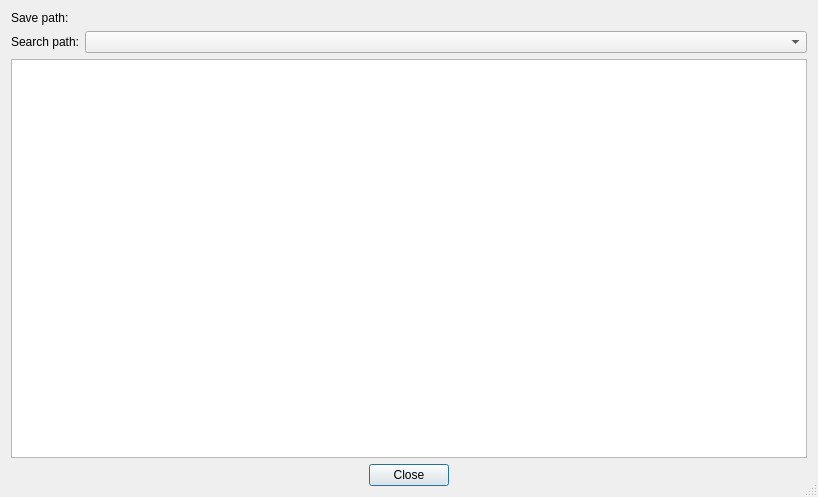
<?xml version="1.0" encoding="UTF-8"?>
<ui version="4.0">
 <class>FileChecker</class>
 <widget class="QDialog" name="FileChecker">
  <property name="geometry">
   <rect>
    <x>0</x>
    <y>0</y>
    <width>818</width>
    <height>497</height>
   </rect>
  </property>
  <property name="windowTitle">
   <string>EdytorNC - File checker</string>
  </property>
  <property name="sizeGripEnabled">
   <bool>true</bool>
  </property>
  <layout class="QVBoxLayout" name="verticalLayout">
   <property name="sizeConstraint">
    <enum>QLayout::SetMaximumSize</enum>
   </property>
   <item>
    <layout class="QHBoxLayout" name="horizontalLayout">
     <item>
      <widget class="QLabel" name="label">
       <property name="sizePolicy">
        <sizepolicy hsizetype="Maximum" vsizetype="Preferred">
         <horstretch>0</horstretch>
         <verstretch>0</verstretch>
        </sizepolicy>
       </property>
       <property name="text">
        <string>Save path:</string>
       </property>
      </widget>
     </item>
     <item>
      <widget class="QLabel" name="savePathLabel">
       <property name="toolTip">
        <string>Auto save path as set in serial port configuration</string>
       </property>
       <property name="text">
        <string/>
       </property>
      </widget>
     </item>
    </layout>
   </item>
   <item>
    <layout class="QHBoxLayout" name="horizontalLayout_2">
     <item>
      <widget class="QLabel" name="label_2">
       <property name="sizePolicy">
        <sizepolicy hsizetype="Maximum" vsizetype="Preferred">
         <horstretch>0</horstretch>
         <verstretch>0</verstretch>
        </sizepolicy>
       </property>
       <property name="text">
        <string>Search path:</string>
       </property>
      </widget>
     </item>
     <item>
      <widget class="QComboBox" name="readPathComboBox">
       <property name="toolTip">
        <string>Search path as set in serial port configuration</string>
       </property>
      </widget>
     </item>
    </layout>
   </item>
   <item>
    <widget class="QSplitter" name="vSplitter">
     <property name="sizePolicy">
      <sizepolicy hsizetype="Expanding" vsizetype="Expanding">
       <horstretch>0</horstretch>
       <verstretch>0</verstretch>
      </sizepolicy>
     </property>
     <property name="orientation">
      <enum>Qt::Vertical</enum>
     </property>
     <property name="childrenCollapsible">
      <bool>false</bool>
     </property>
     <widget class="QTableWidget" name="fileTableWidget">
      <property name="minimumSize">
       <size>
        <width>0</width>
        <height>150</height>
       </size>
      </property>
      <property name="toolTip">
       <string>List of files in save path (received files).
Click to compare with file with the same name in selected search path.</string>
      </property>
      <property name="sizeAdjustPolicy">
       <enum>QAbstractScrollArea::AdjustToContents</enum>
      </property>
      <property name="autoScrollMargin">
       <number>20</number>
      </property>
      <property name="editTriggers">
       <set>QAbstractItemView::NoEditTriggers</set>
      </property>
      <property name="alternatingRowColors">
       <bool>true</bool>
      </property>
      <property name="selectionMode">
       <enum>QAbstractItemView::SingleSelection</enum>
      </property>
      <property name="selectionBehavior">
       <enum>QAbstractItemView::SelectRows</enum>
      </property>
      <property name="verticalScrollMode">
       <enum>QAbstractItemView::ScrollPerPixel</enum>
      </property>
      <property name="horizontalScrollMode">
       <enum>QAbstractItemView::ScrollPerPixel</enum>
      </property>
      <property name="sortingEnabled">
       <bool>true</bool>
      </property>
      <property name="wordWrap">
       <bool>false</bool>
      </property>
      <attribute name="horizontalHeaderCascadingSectionResizes">
       <bool>true</bool>
      </attribute>
      <attribute name="horizontalHeaderStretchLastSection">
       <bool>true</bool>
      </attribute>
     </widget>
    </widget>
   </item>
   <item>
    <widget class="QDialogButtonBox" name="buttonBox">
     <property name="orientation">
      <enum>Qt::Horizontal</enum>
     </property>
     <property name="standardButtons">
      <set>QDialogButtonBox::Close</set>
     </property>
     <property name="centerButtons">
      <bool>true</bool>
     </property>
    </widget>
   </item>
  </layout>
 </widget>
 <resources/>
 <connections>
  <connection>
   <sender>buttonBox</sender>
   <signal>accepted()</signal>
   <receiver>FileChecker</receiver>
   <slot>accept()</slot>
   <hints>
    <hint type="sourcelabel">
     <x>248</x>
     <y>254</y>
    </hint>
    <hint type="destinationlabel">
     <x>157</x>
     <y>274</y>
    </hint>
   </hints>
  </connection>
  <connection>
   <sender>buttonBox</sender>
   <signal>rejected()</signal>
   <receiver>FileChecker</receiver>
   <slot>reject()</slot>
   <hints>
    <hint type="sourcelabel">
     <x>316</x>
     <y>260</y>
    </hint>
    <hint type="destinationlabel">
     <x>286</x>
     <y>274</y>
    </hint>
   </hints>
  </connection>
 </connections>
</ui>
